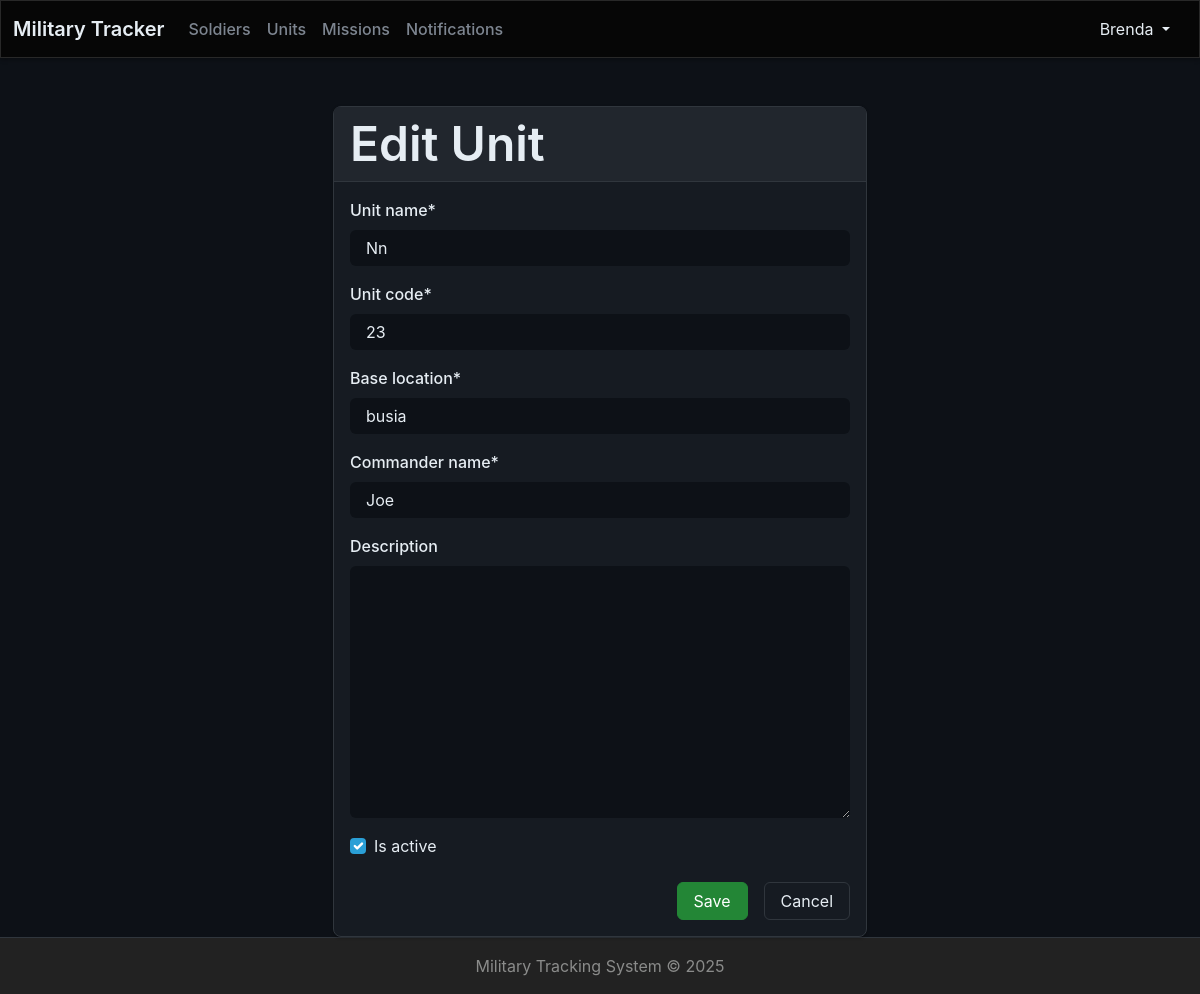
/2/edit-unit/ (signed in), run on the app's committed database.
### accounts/models.py (models this page shows, shortened)
class CustomUser(AbstractUser):
    ROLE_CHOICES = [
        ('admin', 'Admin'),
        ('family', 'Family'),
    ]
    role = models.CharField(max_length=10, default='family')
    phone_number = models.CharField(max_length=15, blank=True)
    is_active = models.BooleanField(default=True)

### units/models.py (models this page shows, shortened)
class Unit(models.Model):
    unit_name = models.CharField(max_length=100)
    unit_code = models.CharField(max_length=20, unique=True)
    base_location = models.CharField(max_length=100)
    commander_name = models.CharField(max_length=100)
    description = models.TextField(blank=True)
    is_active = models.BooleanField(default=True)
    created_at = models.DateTimeField(auto_now_add=True)
    updated_at = models.DateTimeField(auto_now=True)

### units/views.py (the view)
# urls.py: path('<int:pk>/edit-unit/', unit_update, name='unit_update'),
@login_required
def unit_update(request, pk):
    unit = get_object_or_404(Unit, pk=pk)
    if request.method == 'POST':
        form = UnitForm(request.POST, instance=unit)
        if form.is_valid():
            form.save()
            return redirect('unit_detail', pk=pk)
    else:
        form = UnitForm(instance=unit)
    return render(request, 'tem/update.html', {'form': form})

### units/forms.py
class UnitForm(forms.ModelForm):
    class Meta:
        model = Unit
        fields = '__all__'

### units/templates/tem/update.html (shortened to what this page needs)
{% extends 'base/base.html' %}
{% load static %}
{% load crispy_forms_tags %}
{% block 'body' %}
<div class="container mt-4">
    <div class="row justify-content-center">
        <div class="col-md-8 col-lg-6">
            <div class="card">
                <div class="card-header">
                    <h2 class="mb-0">Edit Unit</h2>
                </div>
                <div class="card-body">
                    <form method="post">
                        {{ form|crispy }}
                        <div class="d-grid gap-2 d-md-flex justify-content-md-end mt-4">
                            <button type="submit" class="btn btn-success me-md-2">Save</button>
                            <a href="{% url 'unit_detail' form.instance.pk %}" class="btn btn-outline-light">Cancel</a>
                        </div>
                    </form>
                </div>
            </div>
        </div>
    </div>
</div>
{% endblock %}

### main/templates/base/base.html (shortened to what this page needs)
{% load static %}
<!DOCTYPE html>
<html lang="en" class="h-100">
<head>
    <link href="{% static 'css/bootstrap.min.css' %}" rel="stylesheet">
    <link href="{% static 'css/style.css' %}" rel="stylesheet">
</head>
<body class="d-flex flex-column h-100">
    <nav class="navbar navbar-expand-lg navbar-dark bg-dark">
        <div class="container-fluid">
            <a class="navbar-brand" href="{% url 'home_page' %}">Military Tracker</a>
            <div class="collapse navbar-collapse" id="navbarNav">
                <ul class="navbar-nav me-auto mb-2 mb-lg-0">
                    {% if user.is_authenticated %}
                        {% if user.role == 'admin' or user.role == 'superuser' %}
                            <li class="nav-item"><a href="{% url 'soldier_home' %}" class="nav-link">Soldiers</a></li>
                            <li class="nav-item"><a href="{% url 'unit_home' %}" class="nav-link">Units</a></li>
                            <li class="nav-item"><a href="{% url 'mission_home' %}" class="nav-link">Missions</a></li>
                            <li class="nav-item"><a href="{% url 'notification_home' %}" class="nav-link">Notifications</a></li>
                        {% elif user.role == 'family' %}
                            <li class="nav-item"><a href="{% url 'family_dashboard' %}" class="nav-link">My Dashboard</a></li>
                        {% endif %}
                    {% endif %}
                </ul>
                <div class="d-flex">
                   {% if user.is_authenticated %}
                        <div class="dropdown show">
                            <button class="btn btn-transparent dropdown-toggle" type="button"  data-bs-toggle="dropdown" aria-expanded="false">
                                {{ user.username }}
                            </button>
                        </div>
                    {% else %}
                        <a href="{% url 'login' %}" class="btn btn-outline-light btn-sm me-2">Login</a>
                        <a href="{% url 'register' %}" class="btn btn-light btn-sm">Register</a>
                    {% endif %}
                </div>
            </div>
        </div>
    </nav>
    <div class="container mt-4">
        {% block 'body' %}
        {% endblock %}
    </div>
    <footer class="footer mt-auto py-3 bg-light">
        <div class="container text-center">
            <span class="text-muted">Military Tracking System &copy; {% now "Y" %}</span>
        </div>
    </footer>
</body>
</html>

### main/static/css/style.css (style rules this page uses)
:root { --bs-primary: #238636; --bs-secondary: #7d8590; --bs-success: #238636; --bs-info: #0969da; --bs-warning: #fb8500; --bs-danger: #da3633; --bs-light: #21262d; --bs-dark: #0d1117; --primary-bg: #0d1117; --secondary-bg: #161b22; --tertiary-bg: #21262d; --accent-bg: #30363d; --border-color: #30363d; --text-primary: #e6edf3; --text-secondary: #7d8590; --text-muted: #656d76; --accent-color: #238636; --accent-hover: #2ea043; --navbar-bg: #010409; --footer-bg: #0d1117; --card-bg: #161b22; --input-bg: #0d1117; --input-border: #30363d; --input-focus: #0969da; --shadow: rgba(0, 0, 0, 0.3); --bs-body-bg: #0d1117; --bs-body-color: #e6edf3; --bs-border-color: #30363d; --bs-link-color: #238636; --bs-link-hover-color: #2ea043; }
body { background-color: var(--primary-bg); color: var(--text-primary); font-family: -apple-system, BlinkMacSystemFont, 'Segoe UI', 'Noto Sans', Helvetica, Arial, sans-serif; overflow-x: hidden; }
.navbar-dark { background-color: var(--navbar-bg); border-bottom: 1px solid var(--border-color); box-shadow: 0 2px 4px var(--shadow); }
.navbar-brand { color: var(--text-primary); font-weight: 600; }
.navbar-dark .navbar-nav .nav-link { color: var(--text-secondary); font-weight: 500; transition: color 0.3s ease; }
.form-control { background-color: var(--input-bg); border-color: var(--input-border); color: var(--text-primary); border-radius: 6px; transition: all 0.3s ease; }
.form-control::placeholder { color: var(--text-muted); }
.form-label { color: var(--text-primary); font-weight: 500; }
.btn-success { background-color: var(--accent-color); border-color: var(--accent-color); }
.btn-outline-light { color: var(--text-primary); border-color: var(--border-color); }
.card { background-color: var(--card-bg); border-color: var(--border-color); border-radius: 8px; box-shadow: 0 1px 3px var(--shadow); transition: all 0.3s ease; }
.card-header { background-color: var(--tertiary-bg); border-bottom-color: var(--border-color); color: var(--text-primary); font-weight: 600; }
.card-body { color: var(--text-primary); }
.footer { background-color: var(--footer-bg); border-top: 1px solid var(--border-color); }
.footer .text-muted { color: var(--text-muted); }
a { color: var(--accent-color); transition: color 0.3s ease; }
h1, h2, h3, h4, h5, h6 { color: var(--text-primary); font-weight: 600; }
.btn, .form-control, .form-select, .navbar-nav .nav-link { transition: all 0.3s ease; }

### data on the page
CustomUser: username "Brenda"
Unit: unit_name "Nn", unit_code "23", base_location "busia", commander_name "Joe", is_active "☑"
